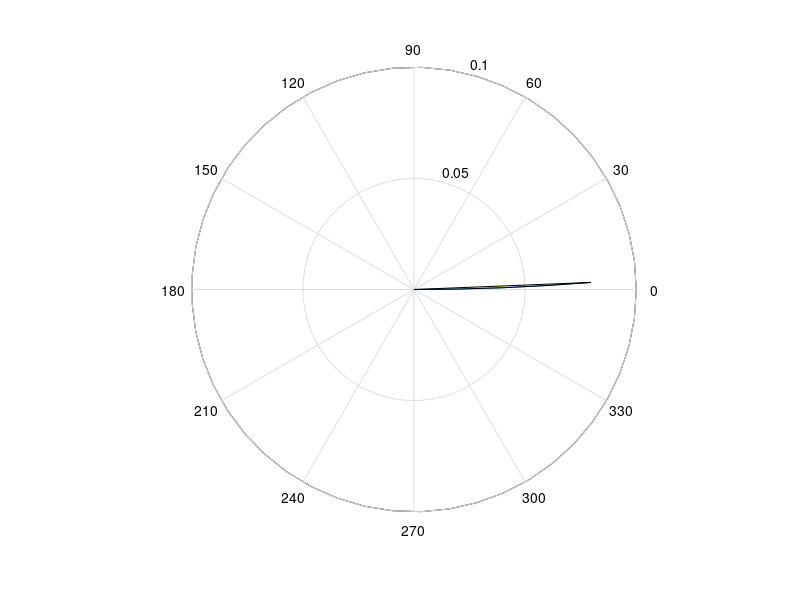

The MATLAB source for this figure:
%%%%%%%%%%%%%%%%%%%%%%%%%%%
% Assignment Number: 3
% Problem number: 2
% Student Name:  蕭楚澔
% Student ID: 0716026
% Email address: bobhsiao.cs07@nycu.edu.tw
% Department: Computer Science, NYCU
% Date: 4/23
%%%%%%%%%%%%%%%%%%%%%%%%%%%%

clf; clear; clc;		% clear the current figure
				        % clear variables, and clear screen

disp('Assignment Problem 3.2') 	% show Assignment Problem 3.2

x = 0:0.01:2*pi;

for i=1:1:5
    r = cos(2*x(1:i)).*sin(2*x(1:i));
    h = polar(x(1:i), r);
    patch(get(h, 'XData'), get(h, 'YData'), 'y');
    disp(get(h, 'YData'));
    pause(0.005);
end